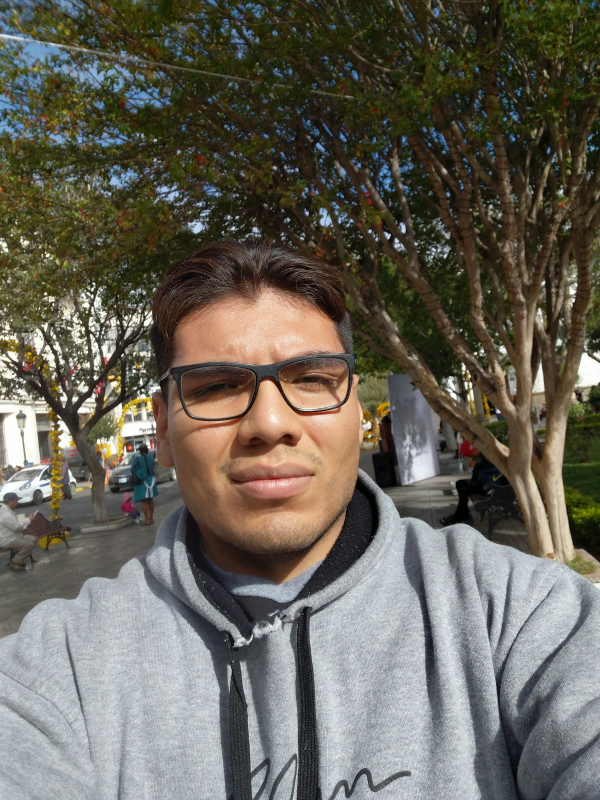
#> input picture assets/source/face2.png, 1200 x 1600 px (shown at 1/2 size)
$ python probe_mask.py
#> lines starting #> are read from the running program, lines starting #| are printed output that depends on the picture
from PIL import Image, ImageOps, ImageEnhance, ImageFilter, ImageDraw

src = Image.open('assets/source/face2.png').convert('RGB')
#> src is the input picture: PIL image 1200x1600 RGB; mean R, G, B 103.7, 100, 89.5
w, h = src.size
#> w = 1200; h = 1600
print('src:', w, h)
#| src: 1200 1600

# crop del retrato (persona ocupa la mitad izquierda: cara ~x300-740, y470-1120)
crop_w = 900
crop_h = int(crop_w * (340 / 300))
x0, y0 = 70, 280
crop = src.crop((x0, y0, min(w, x0 + crop_w), min(h, y0 + crop_h)))
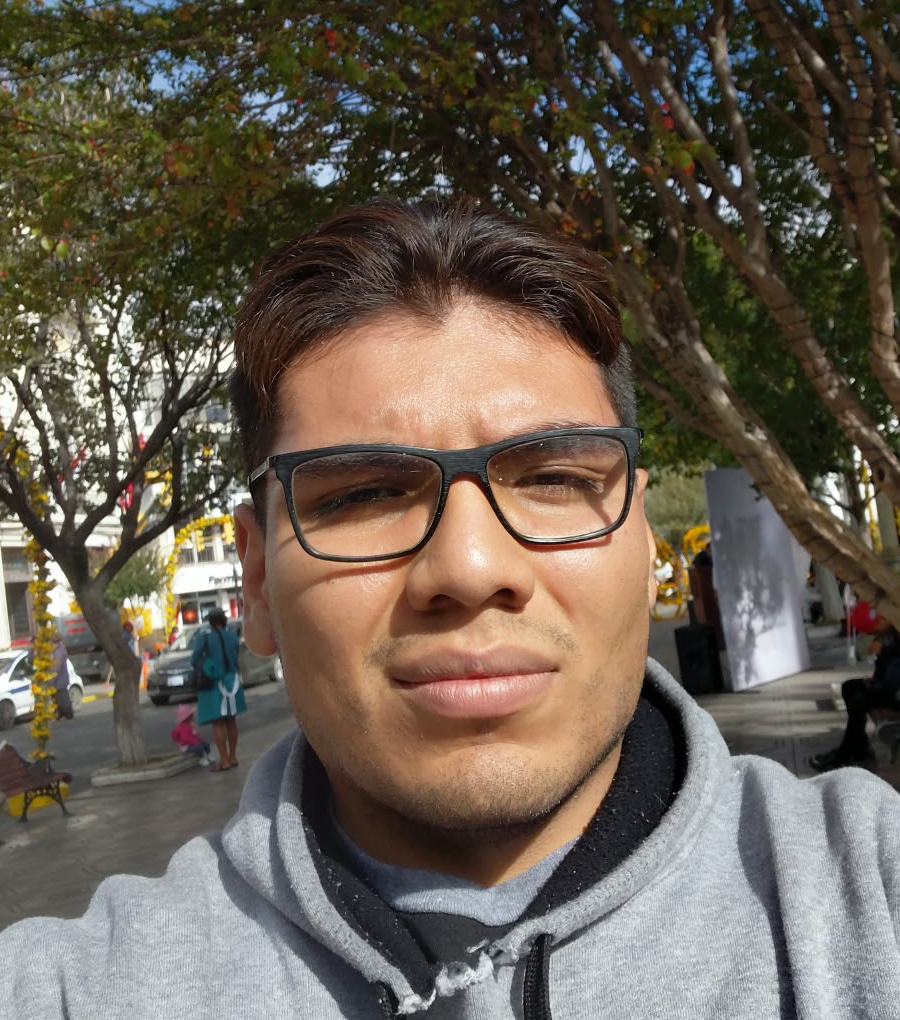
#> crop: PIL image 900x1020 RGB; mean R, G, B 104.6, 95, 82.6
crop = crop.resize((300, 340), Image.Resampling.LANCZOS)
#> crop: PIL image 300x340 RGB

# mascara oval del retrato (feather) centrada en la cabeza+hombros
mask = Image.new('L', crop.size, 0)
#> mask: PIL image 300x340 L; every value is 0
d = ImageDraw.Draw(mask)
d.ellipse((45, 18, 258, 332), fill=255)
mask = mask.filter(ImageFilter.GaussianBlur(radius=6))
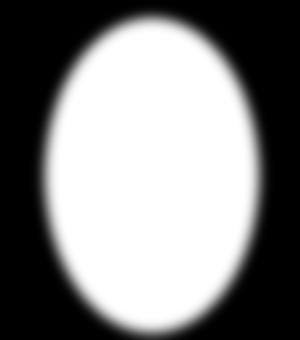
#> mask: PIL image 300x340 L; min 0, max 255, mean 132.2

base = crop.copy()
base = ImageEnhance.Brightness(base).enhance(0.35)  # fondo oscurecido
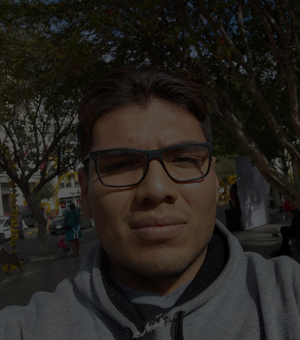
#> base: PIL image 300x340 RGB; mean R, G, B 36.1, 32.8, 28.4
base = Image.composite(crop, base, mask)
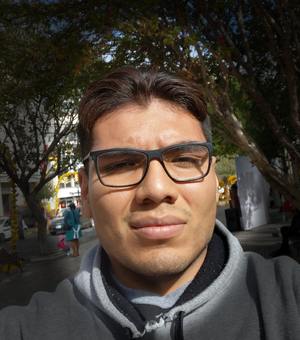
#> base: PIL image 300x340 RGB; mean R, G, B 73.4, 64.1, 54.8
base.save('probe_mask.png')
print('saved probe_mask.png')

$ run again, with assets/source/face3.png copied over assets/source/face2.png
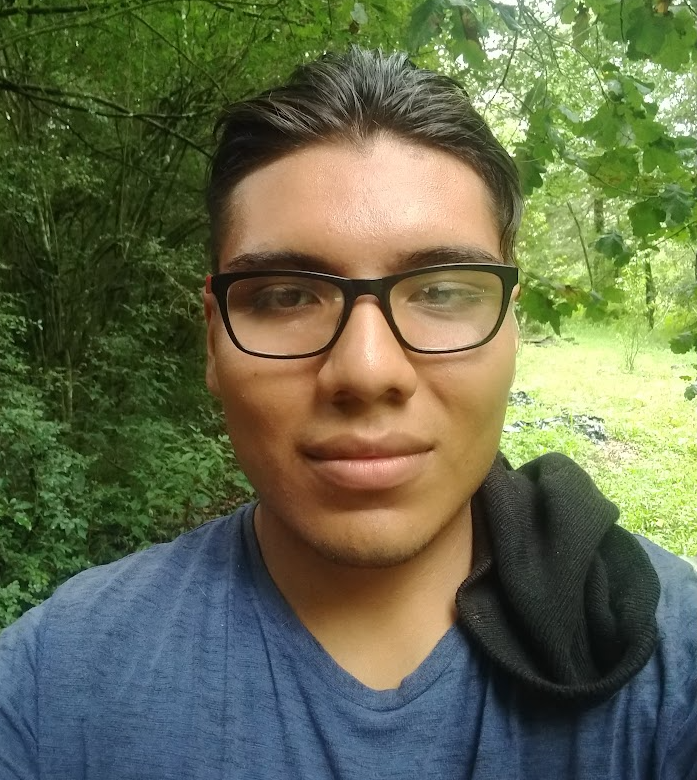
#> input picture assets/source/face3.png, 697 x 780 px
#| src: 697 780
#> `crop = crop.resize((300, 340), Image.Resampling.LANCZOS)`:
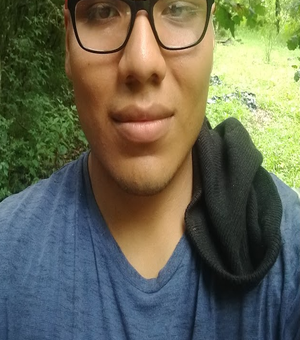
#> crop: PIL image 300x340 RGB; mean R, G, B 103, 104.3, 84.6
#> `base = Image.composite(crop, base, mask)`:
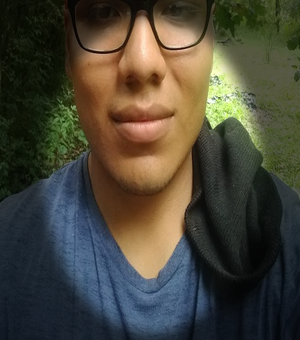
#> base: PIL image 300x340 RGB; mean R, G, B 73, 69.3, 56.1

$ run again, with assets/source/face.png copied over assets/source/face2.png
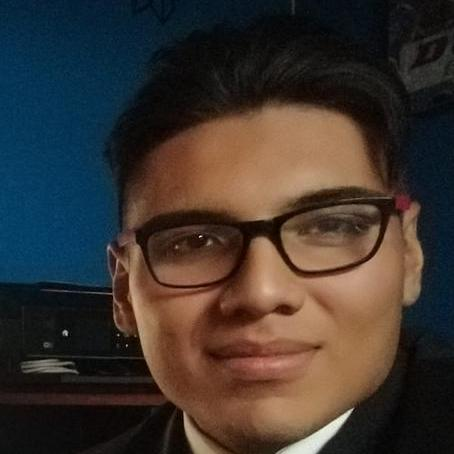
#> input picture assets/source/face.png, 454 x 454 px
#> src is the input picture: PIL image 454x454 RGB; mean R, G, B 61.3, 53.1, 48.2
#| src: 454 454
#> `crop = src.crop((x0, y0, min(w, x0 + crop_w), min(h, y0 + crop_h)))`:
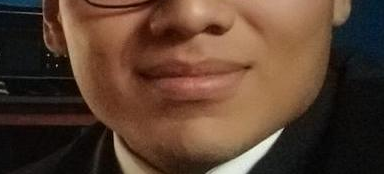
#> crop: PIL image 384x174 RGB; mean R, G, B 89, 63.2, 47.1
#> `base = Image.composite(crop, base, mask)`:
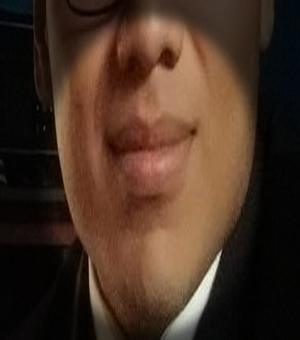
#> base: PIL image 300x340 RGB; mean R, G, B 72.1, 49.8, 36

$ run again, with assets/source/face3_cut.png copied over assets/source/face2.png
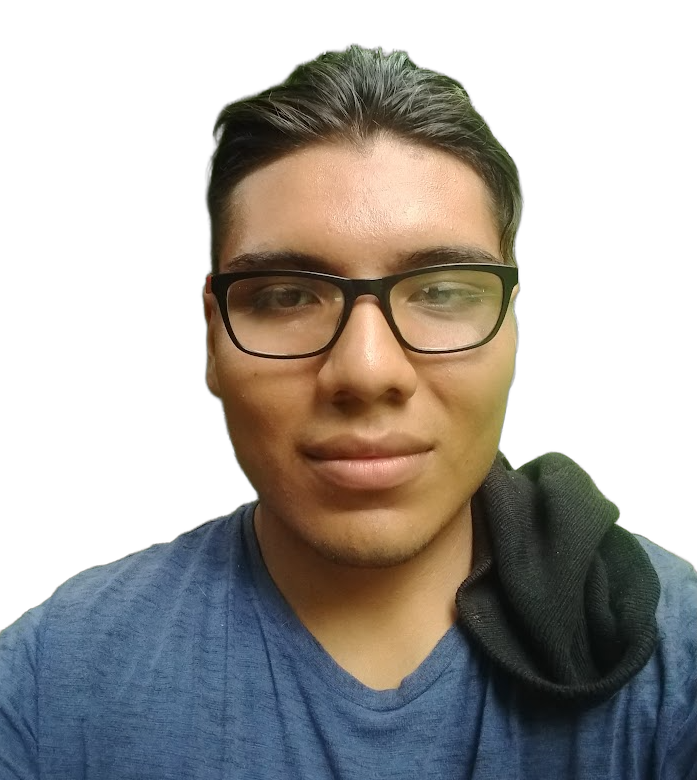
#> input picture assets/source/face3_cut.png, 697 x 780 px
#| src: 697 780
#> `crop = src.crop((x0, y0, min(w, x0 + crop_w), min(h, y0 + crop_h)))`:
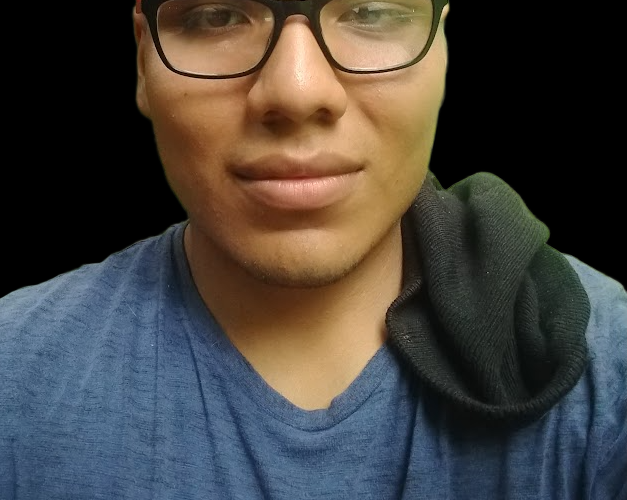
#> crop: PIL image 627x500 RGB; mean R, G, B 70.3, 66.4, 62.4
#> `base = Image.composite(crop, base, mask)`:
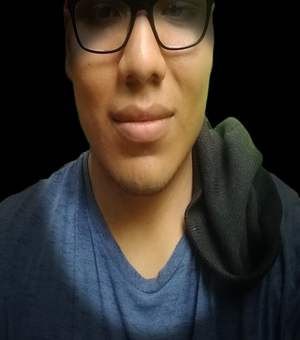
#> base: PIL image 300x340 RGB; mean R, G, B 57.5, 51.4, 45.5
